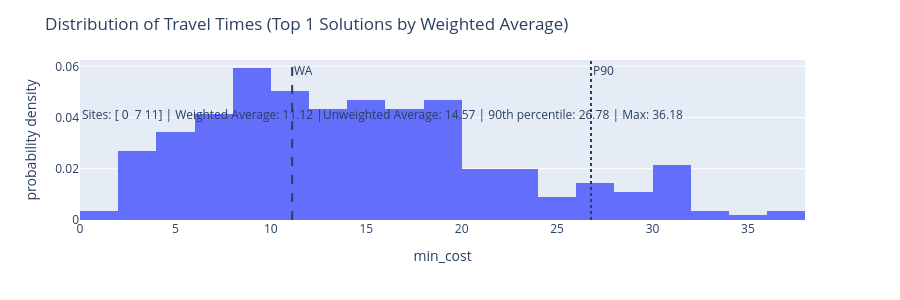

Source (notebook cell):
### Markdown cell above
Let's take a quick look at how much the travel time varied for our best solution.

### Code cell
solution_3.plot_travel_time_distribution()

### Figure 1 — Plotly figure (JSON) as saved in the notebook; plotly's stock layout.template omitted (floating-point values rounded to 4 significant figures; data arrays with more than 128 entries replaced by an {"elided": "..."} marker saying what was removed)
{"data": [{"bingroup": "x", "histnorm": "probability density", "hovertemplate": "label=Sites: [ 0  7 11] | Weighted Average: 11.12 |Unweighted Average: 14.57 | 90th percentile: 26.78 | Max: 36.18<br>min_cost=%{x}<br>probability density=%{y}<extra></extra>", "legendgroup": "", "marker": {"color": "#636efa", "pattern": {"shape": ""}}, "name": "", "nbinsx": 30, "orientation": "v", "showlegend": false, "type": "histogram", "x": {"elided": "278 float values"}, "xaxis": "x", "yaxis": "y"}], "layout": {"annotations": [{"showarrow": false, "text": "Sites: [ 0  7 11] | Weighted Average: 11.12 |Unweighted Average: 14.57 | 90th percentile: 26.78 | Max: 36.18", "textangle": 0, "x": 0, "xanchor": "left", "xref": "paper", "y": 0.592, "yanchor": "bottom", "yref": "paper"}, {"showarrow": false, "text": "WA", "x": 11.12, "xanchor": "left", "xref": "x", "y": 1, "yanchor": "top", "yref": "y domain"}, {"showarrow": false, "text": "P90", "x": 26.78, "xanchor": "left", "xref": "x", "y": 1, "yanchor": "top", "yref": "y domain"}], "barmode": "relative", "height": 300, "legend": {"tracegroupgap": 0}, "margin": {"t": 60}, "shapes": [{"line": {"dash": "dash"}, "type": "line", "x0": 11.12, "x1": 11.12, "xref": "x", "y0": 0, "y1": 1, "yref": "y domain"}, {"line": {"dash": "dot"}, "type": "line", "x0": 26.78, "x1": 26.78, "xref": "x", "y0": 0, "y1": 1, "yref": "y domain"}], "title": {"text": "Distribution of Travel Times (Top 1 Solutions by Weighted Average)"}, "xaxis": {"anchor": "y", "domain": [0, 0.98], "title": {"text": "min_cost"}}, "yaxis": {"anchor": "x", "domain": [0, 1], "title": {"text": "probability density"}}}}
